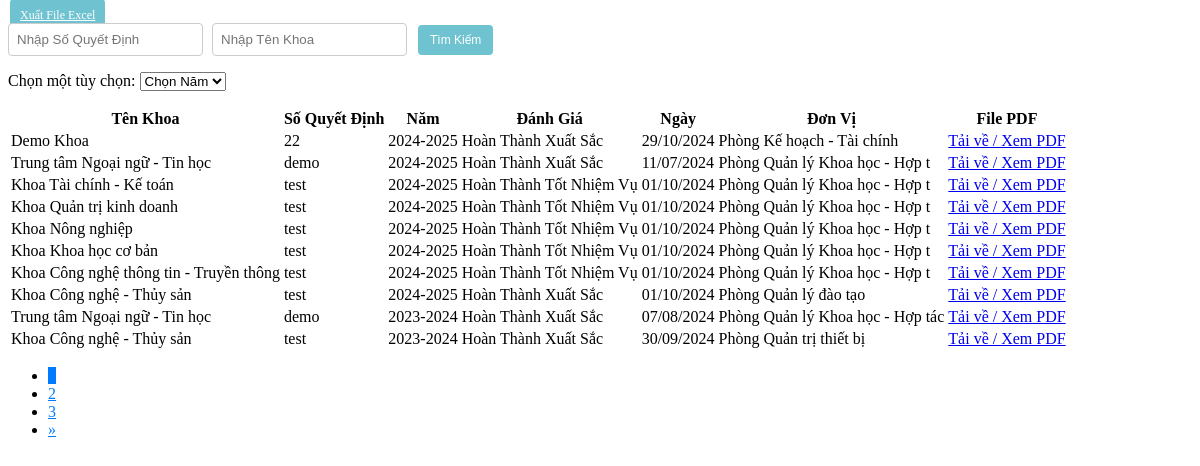
/Admin/danhgiaTTview.php, run on the app's committed database.
### tables this page shows
CREATE TABLE `danhgiatt` (
  `MaDGTT` int(20) NOT NULL,
  `MaKhoa` int(20) NOT NULL,
  `SoQD` varchar(100) NOT NULL,
  `Manam` int(20) NOT NULL,
  `DanhGia` varchar(50) NOT NULL DEFAULT 'Chờ Đánh Giá',
  `Ngay` date NOT NULL,
  `DonVi` varchar(50) NOT NULL,
  `FilePDF` varchar(50) DEFAULT NULL
);

CREATE TABLE `khoa` (
  `MaKhoa` int(20) NOT NULL,
  `TenKhoa` varchar(50) NOT NULL,
  `MoTa` varchar(100) NOT NULL
);

CREATE TABLE `nam` (
  `Manam` int(20) NOT NULL,
  `Nam` varchar(20) NOT NULL
);

### Admin/danhgiaTT.php (called while the page is built, shortened)
<?php
include('./Khoa.php');
include('./nam.php');
class DanhgiaTT {
    public static function layTongSoDanhGia($conn) {
        $sql = "SELECT COUNT(*) FROM danhgiatt WHERE DanhGia IN ('Hoàn Thành Xuất Sắc ', 'Hoàn Thành Tốt Nhiệm Vụ', 'Hoàn Thành Nhiệm Vụ', 'Không Hoàn Thành Nhiệm Vụ', 'Chưa Đánh Giá')";
        $result = $conn->query($sql);
        $row = $result->fetch_row();
        return $row[0];
    }
    public static function layDanhGiaPhanTrang($conn, $startFrom, $recordsPerPage) {
        $sql = "SELECT * FROM danhgiatt WHERE DanhGia IN ('Hoàn Thành Xuất Sắc', 'Hoàn Thành Tốt Nhiệm Vụ', 'Hoàn Thành Nhiệm Vụ', 'Không Hoàn Thành Nhiệm Vụ', 'Chưa Đánh Giá') ORDER BY Manam DESC LIMIT $startFrom, $recordsPerPage";
        $result = $conn->query($sql);
        $danhgiattList = array();
        if ($result->num_rows > 0) {
            while($row = $result->fetch_assoc()) {
                $khoa_obj = Khoa::layKhoa($conn, $row["MaKhoa"]);
                $nam_obj = Nam::laynam($conn, $row["Manam"]);
                $danhgiatt_obj = new DanhgiaTT();
                $danhgiatt_obj->MaDGTT = $row["MaDGTT"];
                $danhgiatt_obj->MaKhoa = $khoa_obj->TenKhoa;
                $danhgiatt_obj->SoQD = $row["SoQD"];
                $danhgiatt_obj->Manam = $nam_obj->Nam;
                $danhgiatt_obj->DanhGia = $row["DanhGia"];
                $danhgiatt_obj->Ngay = $row["Ngay"];
                $danhgiatt_obj->DonVi = $row["DonVi"];
                $danhgiatt_obj->FilePDF = $row["FilePDF"];
                $danhgiattList[] = $danhgiatt_obj;
            }
        }
        return $danhgiattList;
    }
}
?>

### Admin/Khoa.php (called while the page is built, shortened)
<?php
class Khoa {
    public static function layKhoa($conn, $id) {
        $sql = "SELECT * FROM Khoa WHERE MaKhoa = $id";
        $result = mysqli_query($conn, $sql);
        $Khoa = new Khoa();
        if ($row = mysqli_fetch_assoc($result)) {
            $Khoa->MaKhoa = $row['MaKhoa'];
            $Khoa->TenKhoa = $row['TenKhoa'];
            $Khoa->MoTa = $row["MoTa"];
        }
        return $Khoa;
    }
}
?>

### Admin/nam.php (called while the page is built, shortened)
<?php
    class Nam {
        public static function laynam($conn, $id) {
            $sql = "SELECT * FROM nam WHERE Manam = $id";
            $result = mysqli_query($conn, $sql);
            $nam = new Nam();
            $row = mysqli_fetch_assoc($result);
            $nam->Manam = $row['Manam'];
            $nam->Nam = $row['Nam'];
            return $nam;
        }
    }
?>

### Admin/danhgiaTTview.php (the view, shortened to what this page needs)
<?php
include('./danhgiaTT.php');
$recordsPerPage = 10;
$currentPage = isset($_GET['page']) ? (int)$_GET['page'] : 1;
$startFrom = ($currentPage - 1) * $recordsPerPage;
$totalRecords = DanhgiaTT::layTongSoDanhGia($conn);
$totalPages = ceil($totalRecords / $recordsPerPage);
$data = DanhgiaTT::layDanhGiaPhanTrang($conn, $startFrom, $recordsPerPage);
?>
<a class="btn btn-custom btn-custom-primary" href="<?php echo " $baseUrl?p=xuatdanhgiaxlsx"; ?>">Xuất File Excel</a>
<div class="search-box">
    <input type="text" id="searchSoQD" placeholder="Nhập Số Quyết Định" />
    <input type="text" id="searchTenKhoa" placeholder="Nhập Tên Khoa" />
    <button class="btn btn-custom btn-custom-primary" onclick="searchData()">Tìm Kiếm</button>
</div>
<div class="combobox">
    <label for="options">Chọn một tùy chọn:</label>
    <select name="options" id="options" onchange="fetchAndDisplayDanhGia(this.value)">
        <option value="">Chọn Năm</option>
    </select>
</div>
<table class="table table-bordered">
    <thead>
        <tr>
            <th>Tên Khoa</th>
            <th>Số Quyết Định</th>
            <th>Năm</th>
            <th>Đánh Giá</th>
            <th>Ngày</th>
            <th>Đơn Vị</th>
            <th>File PDF</th>
        </tr>
    </thead>
    <tbody id="danhgia-table-body">
    <?php foreach ($data as $item): ?>
        <tr>
            <td scope="row"><?php echo htmlspecialchars($item->MaKhoa); ?></td>
            <td><?php echo htmlspecialchars($item->SoQD ?? "Cần Thêm Số Quyết Định Cho $item->MaKhoa"); ?></td>
            <td><?php echo htmlspecialchars($item->Manam ?? "Cần Thêm Năm Cho $item->MaKhoa"); ?></td>
            <td><?php echo htmlspecialchars($item->DanhGia); ?></td>
            <td><?php echo date_format(date_create($item->Ngay), "d/m/Y");?></td>
            <td><?php echo htmlspecialchars($item->DonVi); ?></td>
            <td>
                <?php if ($item->FilePDF): ?>
                    <a href="./<?php echo htmlspecialchars($item->FilePDF); ?>" target="_blank">
                        Tải về / Xem PDF
                    </a>
                <?php else: ?>
                    Chưa có file
                <?php endif; ?>
            </td>
        </tr>
    <?php endforeach; ?>
    </tbody>
</table>
<nav aria-label="Page navigation">
    <ul class="pagination">
        <?php for ($i = 1; $i <= $totalPages; $i++): ?>
            <li class="page-item <?php echo $i == $currentPage ? 'active' : ''; ?>">
                <a class="page-link" href="?p=danhgiaTT&page=<?php echo $i; ?>"><?php echo $i; ?></a>
            </li>
        <?php endfor; ?>
        <?php if ($currentPage < $totalPages): ?>
            <li class="page-item">
                <a class="page-link" href="?p=danhgiaTT&page=<?php echo $currentPage + 1; ?>" aria-label="Next">
                    <span aria-hidden="true">&raquo;</span>
                </a>
            </li>
        <?php endif; ?>
    </ul>
</nav>

### Admin/danhgiaTTview.php (style rules this page uses)
.pagination { background-color: transparent; border: none; box-shadow: none; }
.page-item { background-color: transparent; border: none; box-shadow: none; }
.page-link { background-color: transparent; border: none; box-shadow: none; color: #007bff; }
.page-item.active .page-link { background-color: #007bff; border-color: #007bff; }
.btn-custom { background-color: #6fc3d0; border: none; color: white; padding: 9px 10px; font-size: 12px; margin: 2px; cursor: pointer; border-radius: 4px; transition: background-color 0.3s ease, transform 0.3s ease; }
.btn-custom-primary { background-color: #6fc3d0; }
.search-box { margin-bottom: 15px; }
.search-box input { padding: 8px; margin-right: 5px; border-radius: 4px; border: 1px solid #ccc; }
.search-box button { padding: 8px 12px; }

### data on the page
danhgiatt: MaKhoa.TenKhoa "Demo Khoa", SoQD "22", Manam.Nam "2024-2025", DanhGia "Hoàn Thành Xuất Sắc", Ngay "29/10/2024", DonVi "Phòng Kế hoạch - Tài chính"
danhgiatt: MaKhoa.TenKhoa "Trung tâm Ngoại ngữ - Tin học", SoQD "demo", Manam.Nam "2024-2025", DanhGia "Hoàn Thành Xuất Sắc", Ngay "11/07/2024", DonVi "Phòng Quản lý Khoa học - Hợp t"
danhgiatt: MaKhoa.TenKhoa "Khoa Tài chính - Kế toán", SoQD "test", Manam.Nam "2024-2025", DanhGia "Hoàn Thành Tốt Nhiệm Vụ", Ngay "01/10/2024", DonVi "Phòng Quản lý Khoa học - Hợp t"
danhgiatt: MaKhoa.TenKhoa "Khoa Quản trị kinh doanh", SoQD "test", Manam.Nam "2024-2025", DanhGia "Hoàn Thành Tốt Nhiệm Vụ", Ngay "01/10/2024", DonVi "Phòng Quản lý Khoa học - Hợp t"
danhgiatt: MaKhoa.TenKhoa "Khoa Nông nghiệp", SoQD "test", Manam.Nam "2024-2025", DanhGia "Hoàn Thành Tốt Nhiệm Vụ", Ngay "01/10/2024", DonVi "Phòng Quản lý Khoa học - Hợp t"
danhgiatt: MaKhoa.TenKhoa "Khoa Khoa học cơ bản", SoQD "test", Manam.Nam "2024-2025", DanhGia "Hoàn Thành Tốt Nhiệm Vụ", Ngay "01/10/2024", DonVi "Phòng Quản lý Khoa học - Hợp t"
danhgiatt: MaKhoa.TenKhoa "Khoa Công nghệ thông tin - Truyền thông", SoQD "test", Manam.Nam "2024-2025", DanhGia "Hoàn Thành Tốt Nhiệm Vụ", Ngay "01/10/2024", DonVi "Phòng Quản lý Khoa học - Hợp t"
danhgiatt: MaKhoa.TenKhoa "Khoa Công nghệ - Thủy sản", SoQD "test", Manam.Nam "2024-2025", DanhGia "Hoàn Thành Xuất Sắc", Ngay "01/10/2024", DonVi "Phòng Quản lý đào tạo"
danhgiatt: MaKhoa.TenKhoa "Trung tâm Ngoại ngữ - Tin học", SoQD "demo", Manam.Nam "2023-2024", DanhGia "Hoàn Thành Xuất Sắc", Ngay "07/08/2024", DonVi "Phòng Quản lý Khoa học - Hợp tác"
danhgiatt: MaKhoa.TenKhoa "Khoa Công nghệ - Thủy sản", SoQD "test", Manam.Nam "2023-2024", DanhGia "Hoàn Thành Xuất Sắc", Ngay "30/09/2024", DonVi "Phòng Quản trị thiết bị"
